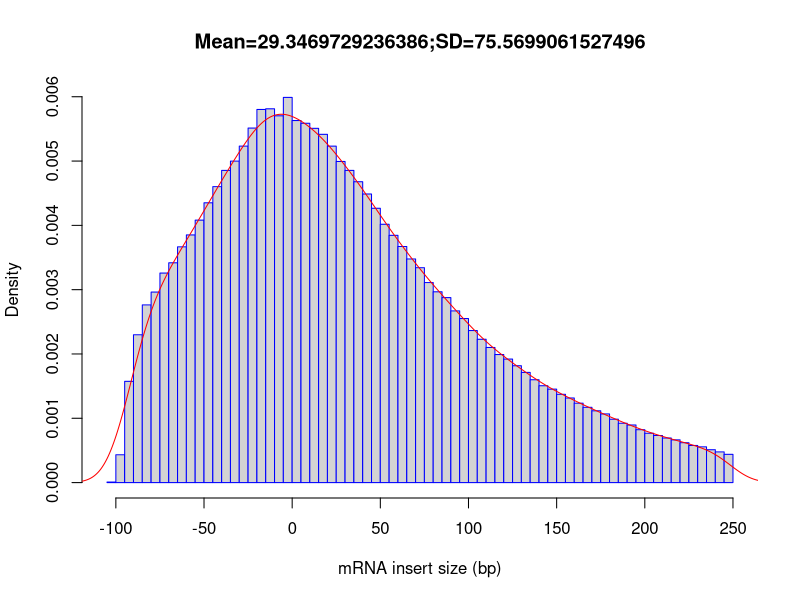

Source code (R):
out_file = 'CF50160'
pdf('CF50160.inner_distance_plot.pdf')
fragsize=rep(c(-247.5,-242.5,-237.5,-232.5,-227.5,-222.5,-217.5,-212.5,-207.5,-202.5,-197.5,-192.5,-187.5,-182.5,-177.5,-172.5,-167.5,-162.5,-157.5,-152.5,-147.5,-142.5,-137.5,-132.5,-127.5,-122.5,-117.5,-112.5,-107.5,-102.5,-97.5,-92.5,-87.5,-82.5,-77.5,-72.5,-67.5,-62.5,-57.5,-52.5,-47.5,-42.5,-37.5,-32.5,-27.5,-22.5,-17.5,-12.5,-7.5,-2.5,2.5,7.5,12.5,17.5,22.5,27.5,32.5,37.5,42.5,47.5,52.5,57.5,62.5,67.5,72.5,77.5,82.5,87.5,92.5,97.5,102.5,107.5,112.5,117.5,122.5,127.5,132.5,137.5,142.5,147.5,152.5,157.5,162.5,167.5,172.5,177.5,182.5,187.5,192.5,197.5,202.5,207.5,212.5,217.5,222.5,227.5,232.5,237.5,242.5,247.5),times=c(0,0,0,0,0,0,0,0,0,0,0,0,0,0,0,0,0,0,0,0,0,0,0,0,0,0,0,0,0,41,2063,7506,10957,13169,14121,15530,16289,17474,18355,19451,20737,21936,23139,23827,24940,26277,27654,27703,27185,28548,26835,26631,26255,25812,24936,23799,23138,22297,21389,20331,19146,18326,17499,16574,15927,14825,14142,13710,12725,12158,11270,10624,10015,9490,9155,8661,8166,7625,7178,6927,6543,6270,5887,5581,5320,5088,4699,4400,4270,3921,3658,3491,3304,3168,2957,2751,2650,2436,2274,2094))
frag_sd = sd(fragsize)
frag_mean = mean(fragsize)
frag_median = median(fragsize)
write(x=c("Name","Mean","Median","sd"), sep="	", file=stdout(),ncolumns=4)
write(c(out_file,frag_mean,frag_median,frag_sd),sep="	", file=stdout(),ncolumns=4)
hist(fragsize,probability=T,breaks=100,xlab="mRNA insert size (bp)",main=paste(c("Mean=",frag_mean,";","SD=",frag_sd),collapse=""),border="blue")
lines(density(fragsize,bw=10),col='red')
dev.off()
